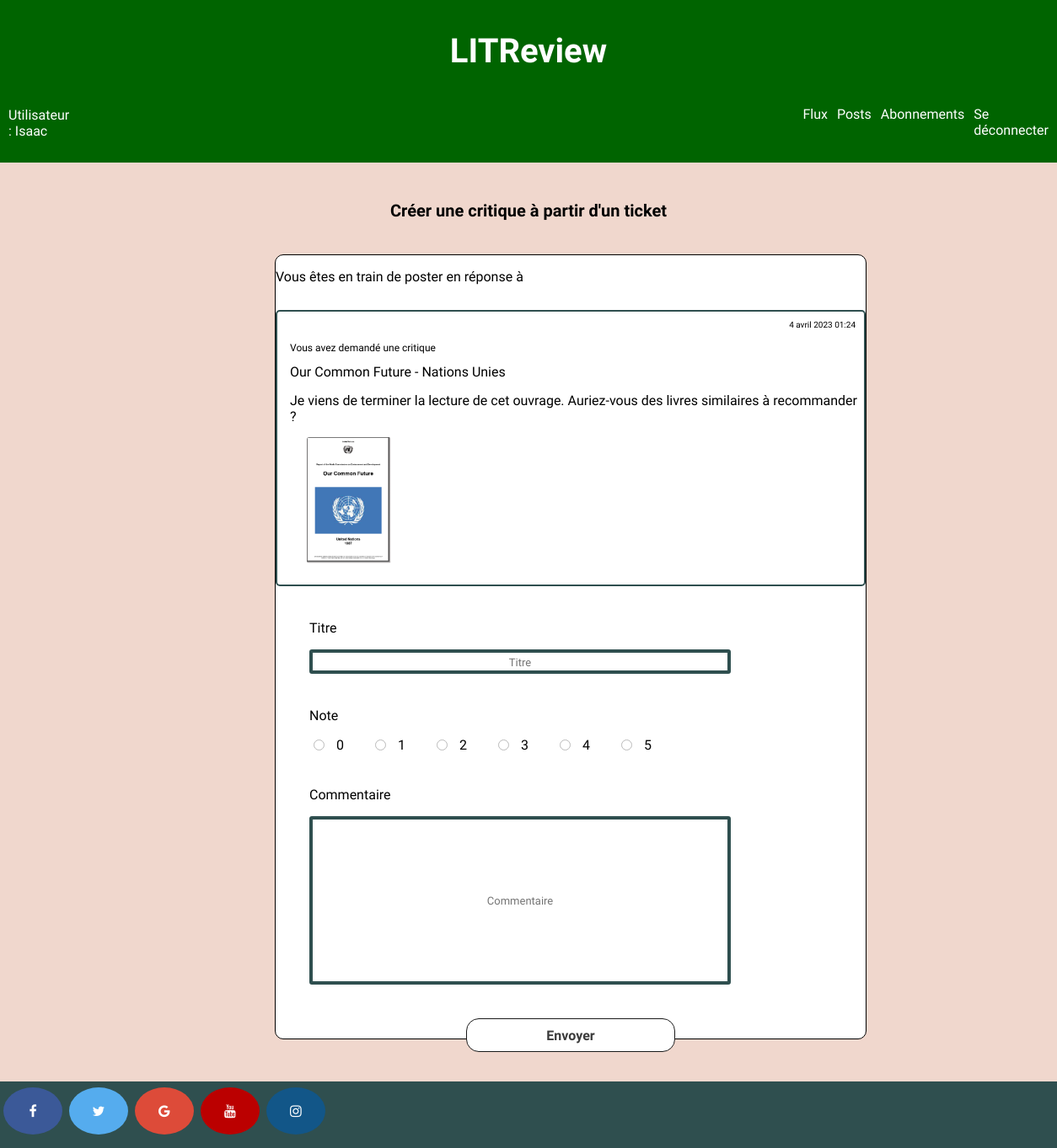
Screenshot of /reviews/64/create (signed in) with the database file from the repository.
### reviews/models.py (models this page shows, shortened)
class Ticket(models.Model):
    title = models.fields.CharField(max_length=128)
    description = models.fields.TextField(max_length=2048, blank=True)
    user = models.ForeignKey(to=User, on_delete=models.CASCADE)
    image = models.ImageField(null=True, blank=True, verbose_name="image")
    time_created = models.DateTimeField(auto_now_add=True)
    IMAGE_MAX_SIZE = (250, 250)

### reviews/views.py (the view, shortened to what this page needs)
# urls.py: path('reviews/<int:ticket_id>/create', reviews.views.review_create_from_ticket, name='review_from_ticket'),
@login_required
def review_create_from_ticket(request, ticket_id):  # we use the ticket id to target the desired ticket
    review_form = ReviewForm()
    ticket = get_object_or_404(Ticket, id=ticket_id)  # returns the ticket corresponding to the id or an 404 error page
    context = {'review_form': review_form, 'ticket': ticket, }
    return render(request, 'reviews/create_review_from_ticket.html', context=context)

### reviews/forms.py
class ReviewForm(forms.ModelForm):
    rating = forms.ChoiceField(
        widget=RadioSelect(attrs={'class': 'inline', 'style': 'accent-color: #2F4F4F; border: 3px solid #FFF;'}),
        choices=[(0, '0'), (1, '1'), (2, '2'), (3, '3'), (4, '4'), (5, '5')]  # set the Radio Button for the rating
    )
    class Meta:
        model = models.Review
        fields = ['rating', 'headline', 'body']
        labels = {
            'rating': 'Note',
            'headline': 'Description',
            'body': 'Commentaire',
        }
        widgets = {
            'headline': TextInput(attrs={
                'class': "form-control",
                'style': 'width: 500px;',
                'placeholder': 'Titre',
                'size': 100
            }),
            'body': TextInput(attrs={
                'class': "form-control",
                'style': 'width: 500px; height: 200px; border: 4px solid #2F4F4F; border-radius: 3px;',
                'placeholder': 'Commentaire',
                'size': 100
            })
        }

### reviews/templatetags/review_extras.py (called while the page is built)
@register.simple_tag(takes_context=True)  # custom template tags to display the author of the ticket/review
def get_poster_display(context, user):    # to improve the user experience
    if user == context['user']:
        return 'Vous avez'
    return f'{user.username} a'

### reviews/templates/reviews/create_review_from_ticket.html (shortened to what this page needs)
{% extends 'base.html' %}
{% load review_extras %}
{% block content %}
<h2> Créer une critique à partir d'un ticket  </h2>
<div class="container borderrespond">
<form method="post" enctype="multipart/form-data">
        <p>Vous êtes en train de poster en réponse à </p>
        <div class="ticketrespond">
                <div class="date respond">
                        {{ ticket.time_created }}
                </div>
                <p class="posted prespond"> {% get_poster_display ticket.user %} demandé une critique </p>
                <div class="respond">
                        {{ ticket.title }}
                </div>
                <div class="respond">
                        {{ ticket.description }}
                </div>
                <div class="respond">
                        {% if ticket.image %}
                                <img src="{{ ticket.image.url }}">
                        {% endif %}
                </div>
        </div>
        <div class="form-group border">
                <p> Titre  </p>
                {{ review_form.headline }}
        </div>
        <div class="form-group border">
                <p> Note  </p>
                {{ review_form.rating }}
        </div>
        <div class="form-group border">
                <p> Commentaire  </p>
                {{ review_form.body}}
        </div>
        <div class="form-group">
                <button type="submit" >Envoyer</button>
        </div>
</form>
</div>
{% endblock %}

### templates/base.html (shortened to what this page needs)
{% load static %}
<html>
    <head>
        <link rel="stylesheet" href="{% static 'authentication/styles.css' %}" />
        <link rel="stylesheet" href="https://cdnjs.cloudflare.com/ajax/libs/font-awesome/4.7.0/css/font-awesome.min.css">
    </head>
    <body>
        <header>
            <h1 class="title"> LITReview  </h1>
            <div class="headernavuser">
                <p class="user"> Utilisateur : {{user.username}}</p>
                <nav class="box">
                    <a class="menu" href="{% url 'feed' %}">Flux</a>
                    <a class="menu" href="{% url 'my_posts' %}">Posts</a>
                    <a class="menu" href="{% url 'subscriptions' %}">Abonnements</a>
                    {% if user.is_authenticated %}
                        <a class="menu" href="{% url 'home' %}">Se déconnecter</a>
                    {% endif %}
                </nav>
            </div>
        </header>
        <main>
             {% block content %}{% endblock %}
        </main>
        <footer>
            <a href="#" class="fa fa-facebook socialnet"></a>
            <a href="#" class="fa fa-twitter socialnet"></a>
            <a href="#" class="fa fa-google socialnet"></a>
            <a href="#" class="fa fa-youtube socialnet"></a>
            <a href="#" class="fa fa-instagram socialnet"></a>
        </footer>
    </body>
</html>

### authentication/static/authentication/styles.css (style rules this page uses)
header { border-bottom: 2px solid darkgreen; padding:10px; background-color: darkgreen; }
.headernavuser { display: flex; flex-direction: row; }
.user { margin-right: 220px; color: white; }
.title { color: white; }
body { margin:0; min-height: 100vh; display: flex; flex-direction: column; font-family: 'Comfortaa', cursive; background-repeat: no-repeat; background-attachment: fixed; background-size: cover; background-color: #F0D7CD; }
footer { margin-top: auto; border: 2px solid #2F4F4F; background-color: #2F4F4F; width: 100%; height: 75px; bottom: 0; left: 0; right: 0; }
h1 { font-family: 'Comfortaa', cursive; color: black; text-align: center; font-size: 40px; }
h2 { text-align: center; font-size: 20px; margin-top: 45px; color: black; }
.container { display: flex; row-gap: 100px; flex-direction: column; margin-left: 26%; margin-top: 40px; margin-bottom: 50px; width:700px; height: 600px; border: 1px solid black; border-radius: 10px; align-items: center; background-color: white; }
.form-group { margin: 40px; }
nav { margin-left: 200px; }
.menu { color: white; text-decoration: none; font-size: 16px; }
.box { display: flex; gap: 11px; margin-left: 650px; margin-bottom: 5px; margin-top: 15px; }
.fa { padding: 20px; font-size: 30px; width: 30px; text-align: center; text-decoration: none; margin: 5px 2px; border-radius: 50%; }
.fa-facebook { background: #3B5998; color: white; }
.fa-twitter { background: #55ACEE; color: white; }
.fa-google { background: #dd4b39; color: white; }
.fa-youtube { background: #bb0000; color: white; }
.fa-instagram { background: #125688; color: white; }
button { font-family: 'Comfortaa', cursive; appearance: none; background-color: white; border: 1px solid #1A1A1A; border-radius: 15px; box-sizing: border-box; color: #3B3B3B; cursor: pointer; display: inline-block; font-size: 16px; font-weight: 600; line-height: normal; margin-left: 30%; min-height: 40px; min-width: 0; outline: none; padding: auto; text-align: center; text-decoration: none; transition: all 300ms cubic-bezier(.23, 1, 0.32, 1); user-select: none; -webkit-user-select: none; touch-action: manipulation; width: 40%; will-change: transform; }
input, textarea { border: 4px solid #2F4F4F; border-radius: 3px; text-align: center; font-family: 'Comfortaa', cursive; font-size: 1em; }
img { border-radius: 3px; width: 100px; height: 150px; margin-left: 20px; margin-bottom: 10px; }
.inline { display: flex; flex-direction: row; border-color: #2F4F4F; }
.inline input[type="radio"] { opacity: 0.5; position: absolute; display: flex; flex-direction: row; justify-content: space-between; }
.inline label { position: relative; margin-right: 1em; padding-left: 2em; padding-right: 1em; }
::placeholder { text-align: center; font-family: 'Comfortaa', cursive; font-size: 1em; }
::placeholder { font-size: 13px; }
.ticketrespond { border: 2px solid #2F4F4F; border-radius: 5px; margin-top: 30px; }
.date { font-size: 10px; text-align: right; margin-right: 10px; margin-top: 10px; }
.respond { margin-bottom: 15px; margin-left: 15px; }
.borderrespond { height: 930px; }
.posted { font-size: 12px; }
.prespond { margin-left: 15px; }

### rows the page displays
Ticket: time_created "4 avril 2023 01:24", user "Vous avez", title "Our Common Future - Nations Unies", description "Je viens de terminer la lecture de cet ouvrage. Auriez-vous des livres similaires à recommander ?", image (picture)

### other values shown
{{ user.username }} "Isaac"
